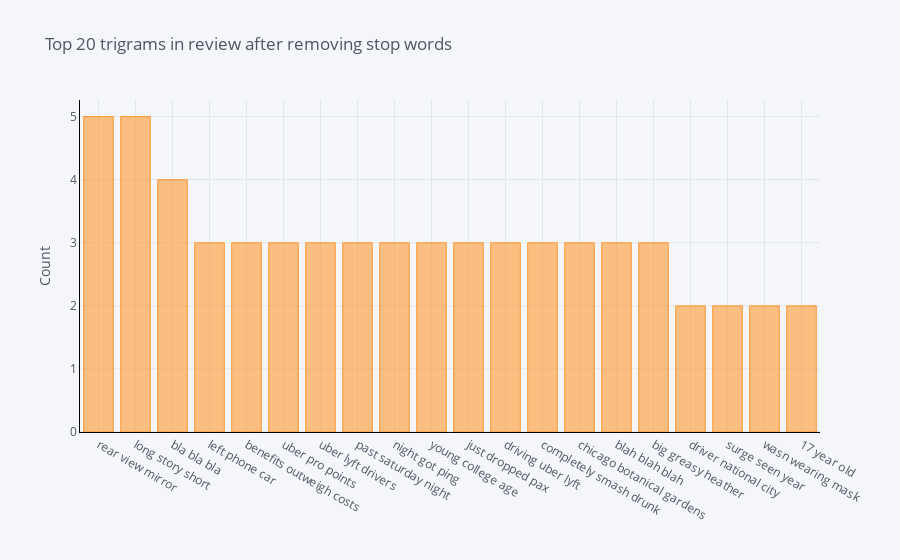

Here is the notebook cell this chart was saved with:
### Markdown cell above
## Top 20 trigrams

### Code cell
def get_top_n_trigram(corpus, n=None):
    vec = CountVectorizer(ngram_range=(3, 3), stop_words='english').fit(corpus)
    bag_of_words = vec.transform(corpus)
    sum_words = bag_of_words.sum(axis=0) 
    words_freq = [(word, sum_words[0, idx]) for word, idx in vec.vocabulary_.items()]
    words_freq =sorted(words_freq, key = lambda x: x[1], reverse=True)
    return words_freq[:n]
common_words = get_top_n_trigram(df['Story'], 20)
for word, freq in common_words:
    print(word, freq)
df6 = pd.DataFrame(common_words, columns = ['Story' , 'count'])
df6.groupby('Story').sum()['count'].sort_values(ascending=False).iplot(
kind='bar', yTitle='Count', linecolor='black', title='Top 20 trigrams')

### Figure 1 — Plotly figure (JSON) as saved in the notebook; plotly's stock layout.template omitted (floating-point values rounded to 4 significant figures)
{"data": [{"marker": {"color": "rgba(255, 153, 51, 0.6)", "line": {"color": "rgba(255, 153, 51, 1.0)", "width": 1}}, "name": "count", "orientation": "v", "text": "", "type": "bar", "x": ["rear view mirror", "long story short", "bla bla bla", "left phone car", "benefits outweigh costs", "uber pro points", "uber lyft drivers", "past saturday night", "night got ping", "young college age", "just dropped pax", "driving uber lyft", "completely smash drunk", "chicago botanical gardens", "blah blah blah", "big greasy heather", "driver national city", "surge seen year", "wasn wearing mask", "17 year old"], "y": [5, 5, 4, 3, 3, 3, 3, 3, 3, 3, 3, 3, 3, 3, 3, 3, 2, 2, 2, 2]}], "layout": {"legend": {"bgcolor": "#F5F6F9", "font": {"color": "#4D5663"}}, "paper_bgcolor": "#F5F6F9", "plot_bgcolor": "#F5F6F9", "title": {"font": {"color": "#4D5663"}, "text": "Top 20 trigrams in review after removing stop words"}, "xaxis": {"gridcolor": "#E1E5ED", "linecolor": "black", "showgrid": true, "tickfont": {"color": "#4D5663"}, "title": {"font": {"color": "#4D5663"}, "text": ""}, "zerolinecolor": "#E1E5ED"}, "yaxis": {"gridcolor": "#E1E5ED", "linecolor": "black", "showgrid": true, "tickfont": {"color": "#4D5663"}, "title": {"font": {"color": "#4D5663"}, "text": "Count"}, "zerolinecolor": "#E1E5ED"}}}
